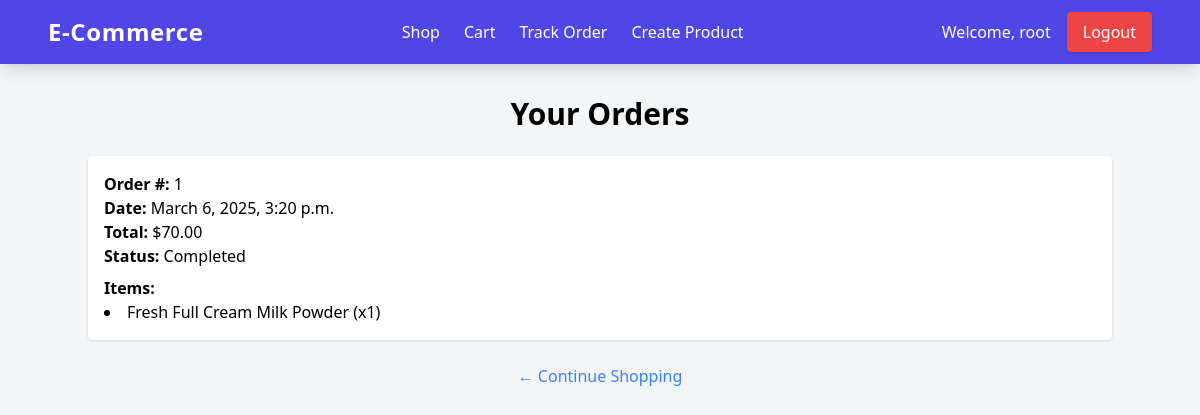
/order-tracking/ (signed in), run on the app's committed database.
### store/models.py (models this page shows, shortened)
class Order(models.Model):
    user = models.ForeignKey(User, on_delete=models.CASCADE, related_name='orders')
    created_at = models.DateTimeField(auto_now_add=True)
    status = models.CharField(max_length=1, choices=ORDER_STATUS_CHOICES, default='P')
    total = models.DecimalField(max_digits=8, decimal_places=2, default=0.00)

class OrderItem(models.Model):
    order = models.ForeignKey(Order, on_delete=models.CASCADE, related_name='items')
    product = models.ForeignKey(Product, on_delete=models.CASCADE)
    quantity = models.PositiveIntegerField(default=1)

class Product(models.Model):
    name = models.CharField(max_length=200)
    description = models.TextField()
    price = models.DecimalField(max_digits=8, decimal_places=2)
    image = models.ImageField(upload_to='products/', blank=True, null=True) # URL for product image

### store/views.py (the view)
# urls.py: path('order-tracking/', views.order_tracking, name='order_tracking'),
@login_required
def order_tracking(request):
    orders = Order.objects.filter(user=request.user).order_by('-created_at')
    return render(request, 'store/order_tracking.html', {'orders': orders})

### templates/store/order_tracking.html
{% extends 'base.html' %}
{% block content %}
<div class="container mx-auto py-8">
    <h1 class="text-3xl font-bold mb-6 text-center">Your Orders</h1>
    {% if orders %}
      <div class="space-y-4">
        {% for order in orders %}
        <div class="bg-white p-4 rounded shadow">
          <p><strong>Order #:</strong> {{ order.id }}</p>
          <p><strong>Date:</strong> {{ order.created_at }}</p>
          <p><strong>Total:</strong> ${{ order.total }}</p>
          <p><strong>Status:</strong>
            {% if order.status == 'P' %}Pending{% elif order.status == 'C' %}Completed{% else %}Shipped{% endif %}
          </p>
          <div class="mt-2">
            <p class="font-bold">Items:</p>
            <ul class="list-disc list-inside">
              {% for item in order.items.all %}
              <li>{{ item.product.name }} (x{{ item.quantity }})</li>
              {% endfor %}
            </ul>
          </div>
        </div>
        {% endfor %}
      </div>
    {% else %}
      <p class="text-center">You have no orders yet.</p>
    {% endif %}
    <div class="mt-6 text-center">
      <a href="{% url 'product_list' %}" class="text-blue-500">← Continue Shopping</a>
    </div>
</div>
{% endblock %}

### templates/base.html (shortened to what this page needs)
{% load static %}
<!DOCTYPE html>
<html lang="en">
  <head>
    <script src="https://cdn.tailwindcss.com"></script>
  </head>
  <body class="bg-gray-100">
    <nav class="bg-indigo-600 fixed inset-x-0 top-0 shadow-lg z-50">
      <div class="max-w-7xl mx-auto px-6 sm:px-8 lg:px-12">
        <div class="flex items-center justify-between h-16">
          <a
            href="{% url 'home' %}"
            class="text-white font-bold text-2xl tracking-wide"
            >E-Commerce</a
          >
          <div class="hidden md:flex items-center space-x-6">
            <a href="{% url 'product_list' %}" class="nav-link text-white"
              >Shop</a
            >
            <a href="{% url 'cart_view' %}" class="nav-link text-white">Cart</a>
            <a href="{% url 'order_tracking' %}" class="nav-link text-white"
              >Track Order</a
            >
            {% if user.is_authenticated and user.is_superuser %}
            <a href="{% url 'product_create' %}" class="nav-link text-white"
              >Create Product</a
            >
            {% endif %}
          </div>
          <div class="flex items-center space-x-4">
            {% if user.is_authenticated %}
            <a href="{% url 'profile' %}" class="text-white font-medium"
              >Welcome, {{ user.username }}</a
            >
            <a
              href="{% url 'logout' %}"
              class="cta-button bg-red-500 text-white py-2 px-4 rounded shadow hover:bg-red-700"
              >Logout</a
            >
            {% endif %}
          </div>
        </div>
      </div>
    </nav>
    <div class="min-h-screen mx-auto pt-16 lg:px-8">
       {% block content %} {% endblock %}
    </div>
  </body>
</html>

### templates/base.html (style rules this page uses)
.nav-link { transition: color 0.3s ease-in-out, transform 0.3s ease-in-out; }
.cta-button { transition: background-color 0.3s ease-in-out, transform 0.3s ease-in-out; }

### data on the page
Order: id "1", created_at "March 6, 2025, 3:20 p.m.", total "70.00", status "Completed"
OrderItem: product.name "Fresh Full Cream Milk Powder", quantity "1"

### other printed values
{{ user.username }} "root"
